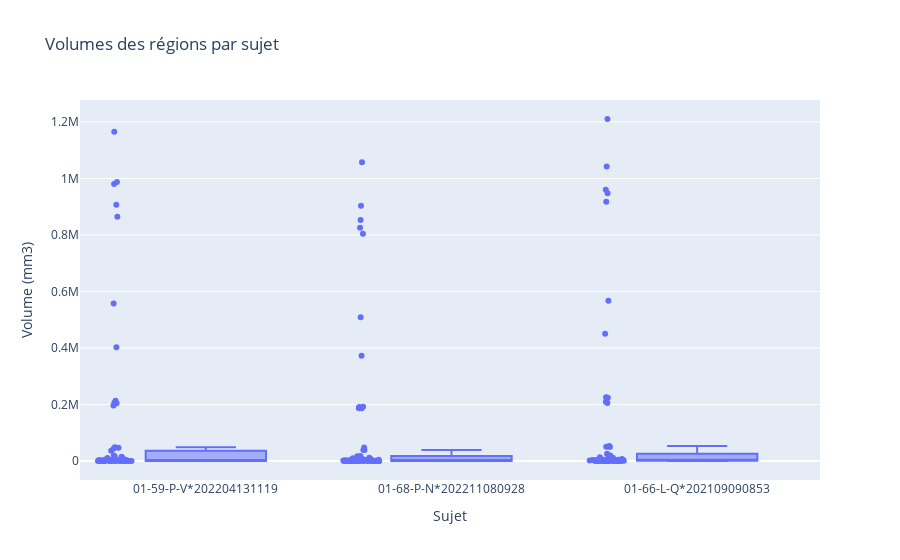

This figure's notebook cell:
### Code cell
df_long = my_dataframe4.reset_index().melt(id_vars='subjects', var_name='Region', value_name='Volume')

# Tracer les données avec Plotly Express
fig = px.box(df_long, x='subjects', y='Volume', hover_name='Region', boxmode="overlay", points='all',
                 title='Volumes des régions par sujet', labels={'subjects': 'Sujet', 'Volume': 'Volume (mm3)'})
fig.show()

### Figure 1 — Plotly figure (JSON) as saved in the notebook; plotly's stock layout.template omitted (floating-point values rounded to 4 significant figures; data arrays with more than 128 entries replaced by an {"elided": "..."} marker saying what was removed)
{"data": [{"alignmentgroup": "True", "boxpoints": "all", "hovertemplate": "<b>%{hovertext}</b><br><br>Sujet=%{x}<br>Volume (mm3)=%{y}<extra></extra>", "hovertext": {"elided": "174 str values"}, "legendgroup": "", "marker": {"color": "#636efa"}, "name": "", "notched": false, "offsetgroup": "", "orientation": "v", "showlegend": false, "type": "box", "x": {"elided": "174 str values"}, "x0": " ", "xaxis": "x", "y": {"elided": "174 float values"}, "y0": " ", "yaxis": "y"}], "layout": {"boxmode": "overlay", "legend": {"tracegroupgap": 0}, "title": {"text": "Volumes des régions par sujet"}, "xaxis": {"anchor": "y", "domain": [0, 1], "title": {"text": "Sujet"}}, "yaxis": {"anchor": "x", "domain": [0, 1], "title": {"text": "Volume (mm3)"}}}}
